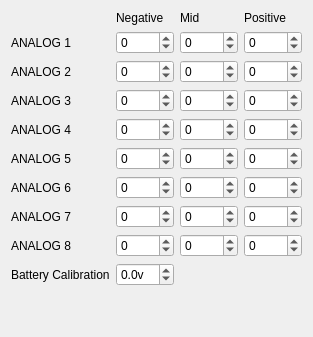
     <widget class="QWidget" name="tabCalibration">
      <attribute name="title">
       <string>Calibration</string>
      </attribute>
      <layout class="QGridLayout" name="gridLayout_2">
       <item row="0" column="1">
        <widget class="QLabel" name="label_24">
         <property name="text">
          <string>Negative</string>
         </property>
        </widget>
       </item>
       <item row="0" column="2">
        <widget class="QLabel" name="label_25">
         <property name="text">
          <string>Mid</string>
         </property>
        </widget>
       </item>
       <item row="0" column="3">
        <widget class="QLabel" name="label_26">
         <property name="text">
          <string>Positive</string>
         </property>
        </widget>
       </item>
       <item row="1" column="0">
        <widget class="QLabel" name="label_15">
         <property name="text">
          <string>ANALOG 1</string>
         </property>
        </widget>
       </item>
       <item row="1" column="1">
        <widget class="QSpinBox" name="ana1Neg">
         <property name="statusTip">
          <string/>
         </property>
         <property name="minimum">
          <number>-9999</number>
         </property>
         <property name="maximum">
          <number>9999</number>
         </property>
        </widget>
       </item>
       <item row="1" column="2">
        <widget class="QSpinBox" name="ana1Mid">
         <property name="statusTip">
          <string/>
         </property>
         <property name="minimum">
          <number>-9999</number>
         </property>
         <property name="maximum">
          <number>9999</number>
         </property>
         <property name="value">
          <number>0</number>
         </property>
        </widget>
       </item>
       <item row="1" column="3">
        <widget class="QSpinBox" name="ana1Pos">
         <property name="statusTip">
          <string/>
         </property>
         <property name="minimum">
          <number>-9999</number>
         </property>
         <property name="maximum">
          <number>9999</number>
         </property>
        </widget>
       </item>
       <item row="2" column="0">
        <widget class="QLabel" name="label_16">
         <property name="text">
          <string>ANALOG 2</string>
         </property>
        </widget>
       </item>
       <item row="2" column="1">
        <widget class="QSpinBox" name="ana2Neg">
         <property name="statusTip">
          <string/>
         </property>
         <property name="minimum">
          <number>-9999</number>
         </property>
         <property name="maximum">
          <number>9999</number>
         </property>
        </widget>
       </item>
       <item row="2" column="2">
        <widget class="QSpinBox" name="ana2Mid">
         <property name="statusTip">
          <string/>
         </property>
         <property name="minimum">
          <number>-9999</number>
         </property>
         <property name="maximum">
          <number>9999</number>
         </property>
        </widget>
       </item>
       <item row="2" column="3">
        <widget class="QSpinBox" name="ana2Pos">
         <property name="statusTip">
          <string/>
         </property>
         <property name="minimum">
          <number>-9999</number>
         </property>
         <property name="maximum">
          <number>9999</number>
         </property>
        </widget>
       </item>
       <item row="3" column="0">
        <widget class="QLabel" name="label_17">
         <property name="text">
          <string>ANALOG 3</string>
         </property>
        </widget>
       </item>
       <item row="3" column="1">
        <widget class="QSpinBox" name="ana3Neg">
         <property name="statusTip">
          <string/>
         </property>
         <property name="minimum">
          <number>-9999</number>
         </property>
         <property name="maximum">
          <number>9999</number>
         </property>
        </widget>
       </item>
       <item row="3" column="2">
        <widget class="QSpinBox" name="ana3Mid">
         <property name="statusTip">
          <string/>
         </property>
         <property name="minimum">
          <number>-9999</number>
         </property>
         <property name="maximum">
          <number>9999</number>
         </property>
        </widget>
       </item>
       <item row="3" column="3">
        <widget class="QSpinBox" name="ana3Pos">
         <property name="statusTip">
          <string/>
         </property>
         <property name="minimum">
          <number>-9999</number>
         </property>
         <property name="maximum">
          <number>9999</number>
         </property>
        </widget>
       </item>
       <item row="4" column="0">
        <widget class="QLabel" name="label_18">
         <property name="text">
          <string>ANALOG 4</string>
         </property>
        </widget>
       </item>
       <item row="4" column="1">
        <widget class="QSpinBox" name="ana4Neg">
         <property name="statusTip">
          <string/>
         </property>
         <property name="minimum">
          <number>-9999</number>
         </property>
         <property name="maximum">
          <number>9999</number>
         </property>
         <property name="value">
          <number>0</number>
         </property>
        </widget>
       </item>
       <item row="4" column="2">
        <widget class="QSpinBox" name="ana4Mid">
         <property name="statusTip">
          <string/>
         </property>
         <property name="minimum">
          <number>-9999</number>
         </property>
         <property name="maximum">
          <number>9999</number>
         </property>
        </widget>
       </item>
       <item row="4" column="3">
        <widget class="QSpinBox" name="ana4Pos">
         <property name="statusTip">
          <string/>
         </property>
         <property name="minimum">
          <number>-9999</number>
         </property>
         <property name="maximum">
          <number>9999</number>
         </property>
        </widget>
       </item>
       <item row="5" column="0">
        <widget class="QLabel" name="label_19">
         <property name="text">
          <string>ANALOG 5</string>
         </property>
        </widget>
       </item>
       <item row="5" column="1">
        <widget class="QSpinBox" name="ana5Neg">
         <property name="statusTip">
          <string/>
         </property>
         <property name="minimum">
          <number>-9999</number>
         </property>
         <property name="maximum">
          <number>9999</number>
         </property>
        </widget>
       </item>
       <item row="5" column="2">
        <widget class="QSpinBox" name="ana5Mid">
         <property name="statusTip">
          <string/>
         </property>
         <property name="minimum">
          <number>-9999</number>
         </property>
         <property name="maximum">
          <number>9999</number>
         </property>
        </widget>
       </item>
       <item row="5" column="3">
        <widget class="QSpinBox" name="ana5Pos">
         <property name="statusTip">
          <string/>
         </property>
         <property name="minimum">
          <number>-9999</number>
         </property>
         <property name="maximum">
          <number>9999</number>
         </property>
        </widget>
       </item>
       <item row="6" column="0">
        <widget class="QLabel" name="label_20">
         <property name="text">
          <string>ANALOG 6</string>
         </property>
        </widget>
       </item>
       <item row="6" column="1">
        <widget class="QSpinBox" name="ana6Neg">
         <property name="statusTip">
          <string/>
         </property>
         <property name="minimum">
          <number>-9999</number>
         </property>
         <property name="maximum">
          <number>9999</number>
         </property>
        </widget>
       </item>
       <item row="6" column="2">
        <widget class="QSpinBox" name="ana6Mid">
         <property name="statusTip">
          <string/>
         </property>
         <property name="minimum">
          <number>-9999</number>
         </property>
         <property name="maximum">
          <number>9999</number>
         </property>
        </widget>
       </item>
       <item row="6" column="3">
        <widget class="QSpinBox" name="ana6Pos">
         <property name="statusTip">
          <string/>
         </property>
         <property name="minimum">
          <number>-9999</number>
         </property>
         <property name="maximum">
          <number>9999</number>
         </property>
        </widget>
       </item>
       <item row="7" column="0">
        <widget class="QLabel" name="label_21">
         <property name="text">
          <string>ANALOG 7</string>
         </property>
        </widget>
       </item>
       <item row="7" column="1">
        <widget class="QSpinBox" name="ana7Neg">
         <property name="statusTip">
          <string/>
         </property>
         <property name="minimum">
          <number>-9999</number>
         </property>
         <property name="maximum">
          <number>9999</number>
         </property>
        </widget>
       </item>
       <item row="7" column="2">
        <widget class="QSpinBox" name="ana7Mid">
         <property name="statusTip">
          <string/>
         </property>
         <property name="minimum">
          <number>-9999</number>
         </property>
         <property name="maximum">
          <number>9999</number>
         </property>
        </widget>
       </item>
       <item row="7" column="3">
        <widget class="QSpinBox" name="ana7Pos">
         <property name="statusTip">
          <string/>
         </property>
         <property name="minimum">
          <number>-9999</number>
         </property>
         <property name="maximum">
          <number>9999</number>
         </property>
        </widget>
       </item>
       <item row="9" column="0">
        <widget class="QLabel" name="label_22">
         <property name="text">
          <string>Battery Calibration</string>
         </property>
        </widget>
       </item>
       <item row="9" column="1">
        <widget class="QDoubleSpinBox" name="battCalib">
         <property name="statusTip">
          <string/>
         </property>
         <property name="suffix">
          <string>v</string>
         </property>
         <property name="decimals">
          <number>1</number>
         </property>
         <property name="minimum">
          <double>-9.900000000000000</double>
         </property>
         <property name="maximum">
          <double>9.900000000000000</double>
         </property>
         <property name="singleStep">
          <double>0.100000000000000</double>
         </property>
        </widget>
       </item>
       <item row="11" column="1">
        <spacer name="verticalSpacer">
         <property name="orientation">
          <enum>Qt::Vertical</enum>
         </property>
         <property name="sizeHint" stdset="0">
          <size>
           <width>20</width>
           <height>40</height>
          </size>
         </property>
        </spacer>
       </item>
       <item row="8" column="1">
        <widget class="QSpinBox" name="ana8Neg">
         <property name="statusTip">
          <string/>
         </property>
         <property name="minimum">
          <number>-9999</number>
         </property>
         <property name="maximum">
          <number>9999</number>
         </property>
        </widget>
       </item>
       <item row="8" column="2">
        <widget class="QSpinBox" name="ana8Mid">
         <property name="statusTip">
          <string/>
         </property>
         <property name="minimum">
          <number>-9999</number>
         </property>
         <property name="maximum">
          <number>9999</number>
         </property>
        </widget>
       </item>
       <item row="8" column="3">
        <widget class="QSpinBox" name="ana8Pos">
         <property name="statusTip">
          <string/>
         </property>
         <property name="minimum">
          <number>-9999</number>
         </property>
         <property name="maximum">
          <number>9999</number>
         </property>
        </widget>
       </item>
       <item row="8" column="0">
        <widget class="QLabel" name="label_41">
         <property name="text">
          <string>ANALOG 8</string>
         </property>
        </widget>
       </item>
      </layout>
     </widget>
